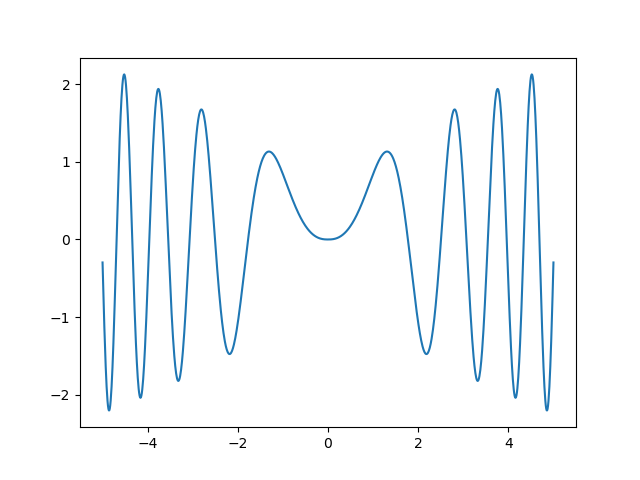

Here is the Python script that generated this plot:
import numpy as np
import matplotlib.pyplot as plt
x=np.linspace(-5.,5,1000)
fig, ax = plt.subplots()
ax.plot(x,np.sqrt(np.abs(x))*np.sin(x**2))
plt.show()
